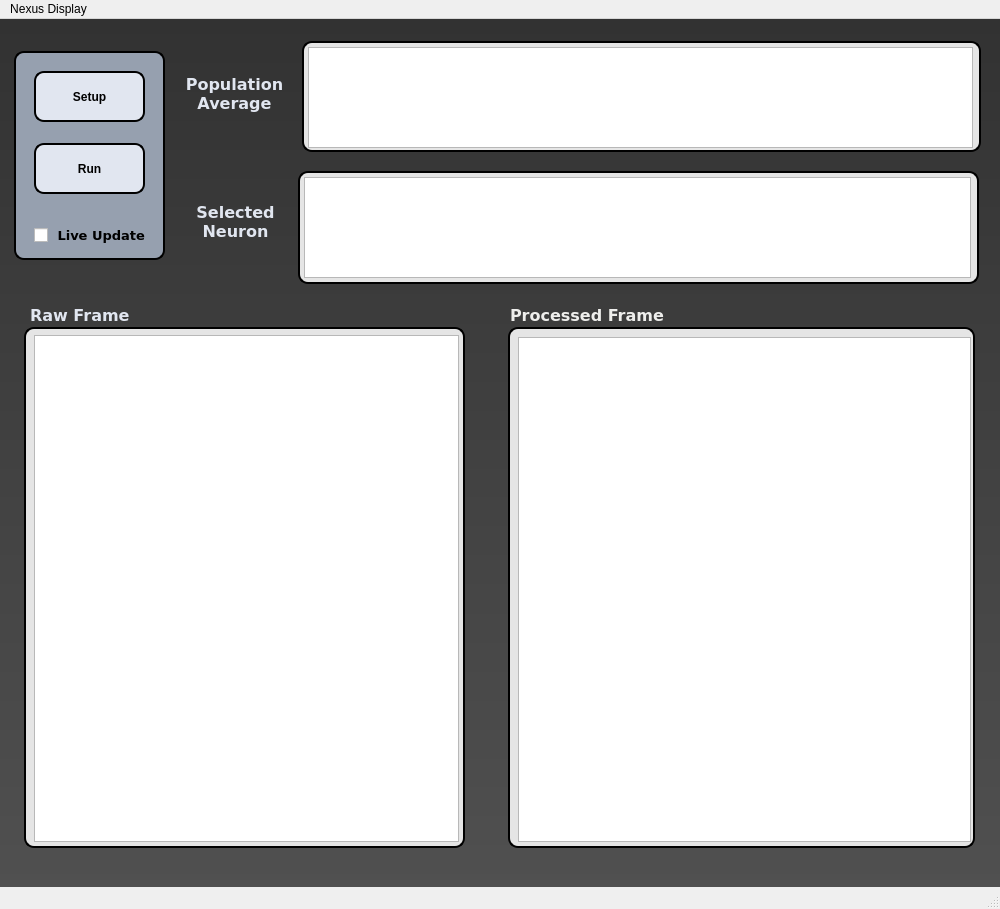
<?xml version="1.0" encoding="UTF-8"?>
<ui version="4.0">
 <class>MainWindow</class>
 <widget class="QMainWindow" name="MainWindow">
  <property name="geometry">
   <rect>
    <x>0</x>
    <y>0</y>
    <width>1000</width>
    <height>909</height>
   </rect>
  </property>
  <property name="windowTitle">
   <string>MainWindow</string>
  </property>
  <property name="styleSheet">
   <string notr="true">QMainWindow { background-color: 'blue'; }</string>
  </property>
  <widget class="QWidget" name="centralwidget">
   <property name="styleSheet">
    <string notr="true">#centralwidget { background-color: qlineargradient(spread:pad, x1:0, y1:0, x2:0, y2:1, stop:0 rgb(50, 50, 50), stop:1 rgba(80, 80, 80, 255)); }
#checkBox {color: black}
#label_2 {color: rgb(225, 230, 240)}
#label_3 {color: rgb(225, 230, 240)}
#label_4 {color: rgb(225, 230, 240)}
#label_5 {color: rgb(225, 230, 240)}
#frame {background-color: rgb(150, 160, 175);
border-style: outset;
border-width: 2px;
border-radius: 10px;
border-color: black;
padding: 6px}
#frame_3 {background-color: rgb(170, 185, 200);
border-style: outset;
border-width: 2px;
border-radius: 10px;
border-color: black;
padding: 6px}
#frame_2 {background: rgb(229, 229, 229);
border-style: outset;
border-width: 2px;
border-radius: 10px;
border-color: black;
padding: 1px}
#frame_4 {background: rgb(170, 185, 200);
border-style: outset;
border-width: 2px;
border-radius: 10px;
border-color: black;
padding: 1px}
#frame_5 {background: rgb(229, 229, 229);
border-style: outset;
border-width: 2px;
border-radius: 10px;
border-color: black;
padding: 6px}
#frame_6 {background: rgb(229, 229, 229);
border-style: outset;
border-width: 2px;
border-radius: 10px;
border-color: black;
padding: 6px}
#frame_8 {background: rgb(229, 229, 229);
border-style: outset;
border-width: 2px;
border-radius: 10px;
border-color: black;
padding: 6px}
#frame_7 {background: rgb(229, 229, 229);
border-style: outset;
border-width: 2px;
border-radius: 10px;
border-color: black;
padding: 6px}
#frame_9 {background: rgb(229, 229, 229);
border-style: outset;
border-width: 2px;
border-radius: 10px;
border-color: black;
padding: 0px}
#frame_10 {background: rgb(229, 229, 229);
border-style: outset;
border-width: 2px;
border-radius: 10px;
border-color: black;
padding: 6px}
#pushButton {
background-color: rgb(225, 230, 240);
color: black;
font: bold;
border-style: outset;
border-width: 2px;
border-radius: 10px;
border-color: black;
padding: 6px
}
#pushButton_2 {
background-color: rgb(225, 230, 240);
color: black;
font: bold;
border-style: outset;
border-width: 2px;
border-radius: 10px;
border-color: black;
padding: 6px
}
#pushButton_3 {
background-color: rgb(225, 230, 240);
color: black;
font: bold;
border-style: outset;
border-width: 2px;
border-radius: 10px;
border-color: black;
padding: 6px
}
#pushButton_4 {
background-color: rgb(200, 140, 140);
color: black;
font: bold;
border-style: outset;
border-width: 2px;
border-radius: 10px;
border-color: black;
padding: 6px
}</string>
   </property>
   <widget class="QFrame" name="frame_2">
    <property name="geometry">
     <rect>
      <x>24</x>
      <y>308</y>
      <width>441</width>
      <height>521</height>
     </rect>
    </property>
    <property name="frameShape">
     <enum>QFrame::StyledPanel</enum>
    </property>
    <property name="frameShadow">
     <enum>QFrame::Raised</enum>
    </property>
    <widget class="ImageView" name="rawplot">
     <property name="geometry">
      <rect>
       <x>10</x>
       <y>8</y>
       <width>425</width>
       <height>507</height>
      </rect>
     </property>
    </widget>
   </widget>
   <widget class="QFrame" name="frame">
    <property name="geometry">
     <rect>
      <x>14</x>
      <y>32</y>
      <width>151</width>
      <height>209</height>
     </rect>
    </property>
    <property name="frameShape">
     <enum>QFrame::StyledPanel</enum>
    </property>
    <property name="frameShadow">
     <enum>QFrame::Raised</enum>
    </property>
    <widget class="QPushButton" name="pushButton_2">
     <property name="geometry">
      <rect>
       <x>20</x>
       <y>20</y>
       <width>111</width>
       <height>51</height>
      </rect>
     </property>
     <property name="text">
      <string>Setup</string>
     </property>
    </widget>
    <widget class="QPushButton" name="pushButton_3">
     <property name="geometry">
      <rect>
       <x>20</x>
       <y>92</y>
       <width>111</width>
       <height>51</height>
      </rect>
     </property>
     <property name="text">
      <string>Run</string>
     </property>
    </widget>
    <widget class="QCheckBox" name="checkBox">
     <property name="geometry">
      <rect>
       <x>20</x>
       <y>164</y>
       <width>117</width>
       <height>41</height>
      </rect>
     </property>
     <property name="font">
      <font>
       <family>DejaVu Sans</family>
       <pointsize>10</pointsize>
       <weight>75</weight>
       <bold>true</bold>
      </font>
     </property>
     <property name="text">
      <string> Live Update</string>
     </property>
    </widget>
   </widget>
   <widget class="QFrame" name="frame_5">
    <property name="geometry">
     <rect>
      <x>508</x>
      <y>308</y>
      <width>467</width>
      <height>521</height>
     </rect>
    </property>
    <property name="frameShape">
     <enum>QFrame::StyledPanel</enum>
    </property>
    <property name="frameShadow">
     <enum>QFrame::Raised</enum>
    </property>
    <widget class="ImageView" name="rawplot_2">
     <property name="geometry">
      <rect>
       <x>10</x>
       <y>10</y>
       <width>453</width>
       <height>505</height>
      </rect>
     </property>
    </widget>
   </widget>
   <widget class="QLabel" name="label_2">
    <property name="geometry">
     <rect>
      <x>174</x>
      <y>38</y>
      <width>121</width>
      <height>73</height>
     </rect>
    </property>
    <property name="font">
     <font>
      <family>DejaVu Sans</family>
      <pointsize>12</pointsize>
      <weight>75</weight>
      <bold>true</bold>
     </font>
    </property>
    <property name="text">
     <string>Population
Average</string>
    </property>
    <property name="alignment">
     <set>Qt::AlignCenter</set>
    </property>
   </widget>
   <widget class="QLabel" name="label_3">
    <property name="geometry">
     <rect>
      <x>186</x>
      <y>150</y>
      <width>99</width>
      <height>105</height>
     </rect>
    </property>
    <property name="font">
     <font>
      <family>DejaVu Sans</family>
      <pointsize>12</pointsize>
      <weight>75</weight>
      <bold>true</bold>
     </font>
    </property>
    <property name="text">
     <string>Selected
Neuron</string>
    </property>
    <property name="alignment">
     <set>Qt::AlignCenter</set>
    </property>
   </widget>
   <widget class="QLabel" name="label_4">
    <property name="geometry">
     <rect>
      <x>30</x>
      <y>286</y>
      <width>131</width>
      <height>21</height>
     </rect>
    </property>
    <property name="font">
     <font>
      <family>DejaVu Sans</family>
      <pointsize>12</pointsize>
      <weight>75</weight>
      <bold>true</bold>
     </font>
    </property>
    <property name="text">
     <string>Raw Frame</string>
    </property>
   </widget>
   <widget class="QLabel" name="label_5">
    <property name="geometry">
     <rect>
      <x>510</x>
      <y>286</y>
      <width>201</width>
      <height>21</height>
     </rect>
    </property>
    <property name="font">
     <font>
      <family>DejaVu Sans</family>
      <pointsize>12</pointsize>
      <weight>75</weight>
      <bold>true</bold>
     </font>
    </property>
    <property name="text">
     <string>&lt;html&gt;&lt;head/&gt;&lt;body&gt;&lt;p&gt;&lt;span style=&quot; color:#eeeeec;&quot;&gt;Processed Frame&lt;/span&gt;&lt;/p&gt;&lt;/body&gt;&lt;/html&gt;</string>
    </property>
   </widget>
   <widget class="QFrame" name="frame_6">
    <property name="geometry">
     <rect>
      <x>302</x>
      <y>22</y>
      <width>679</width>
      <height>111</height>
     </rect>
    </property>
    <property name="frameShape">
     <enum>QFrame::StyledPanel</enum>
    </property>
    <property name="frameShadow">
     <enum>QFrame::Raised</enum>
    </property>
    <widget class="PlotWidget" name="grplot">
     <property name="geometry">
      <rect>
       <x>6</x>
       <y>6</y>
       <width>665</width>
       <height>101</height>
      </rect>
     </property>
    </widget>
   </widget>
   <widget class="QFrame" name="frame_8">
    <property name="geometry">
     <rect>
      <x>298</x>
      <y>152</y>
      <width>681</width>
      <height>113</height>
     </rect>
    </property>
    <property name="frameShape">
     <enum>QFrame::StyledPanel</enum>
    </property>
    <property name="frameShadow">
     <enum>QFrame::Raised</enum>
    </property>
    <widget class="PlotWidget" name="grplot_2">
     <property name="geometry">
      <rect>
       <x>6</x>
       <y>6</y>
       <width>667</width>
       <height>101</height>
      </rect>
     </property>
    </widget>
   </widget>
   <widget class="QLabel" name="dir_icon">
    <property name="geometry">
     <rect>
      <x>184</x>
      <y>106</y>
      <width>67</width>
      <height>65</height>
     </rect>
    </property>
    <property name="text">
     <string/>
    </property>
   </widget>
  </widget>
  <widget class="QMenuBar" name="menubar">
   <property name="geometry">
    <rect>
     <x>0</x>
     <y>0</y>
     <width>1000</width>
     <height>26</height>
    </rect>
   </property>
   <widget class="QMenu" name="menuRASP_Display">
    <property name="title">
     <string>Nexus Display</string>
    </property>
   </widget>
   <addaction name="menuRASP_Display"/>
  </widget>
  <widget class="QStatusBar" name="statusbar"/>
 </widget>
 <customwidgets>
  <customwidget>
   <class>PlotWidget</class>
   <extends>QGraphicsView</extends>
   <header>pyqtgraph</header>
  </customwidget>
  <customwidget>
   <class>ImageView</class>
   <extends>QGraphicsView</extends>
   <header>pyqtgraph.h</header>
  </customwidget>
 </customwidgets>
 <resources/>
 <connections/>
 <designerdata>
  <property name="gridDeltaX">
   <number>2</number>
  </property>
  <property name="gridDeltaY">
   <number>2</number>
  </property>
  <property name="gridSnapX">
   <bool>true</bool>
  </property>
  <property name="gridSnapY">
   <bool>true</bool>
  </property>
  <property name="gridVisible">
   <bool>false</bool>
  </property>
 </designerdata>
</ui>
